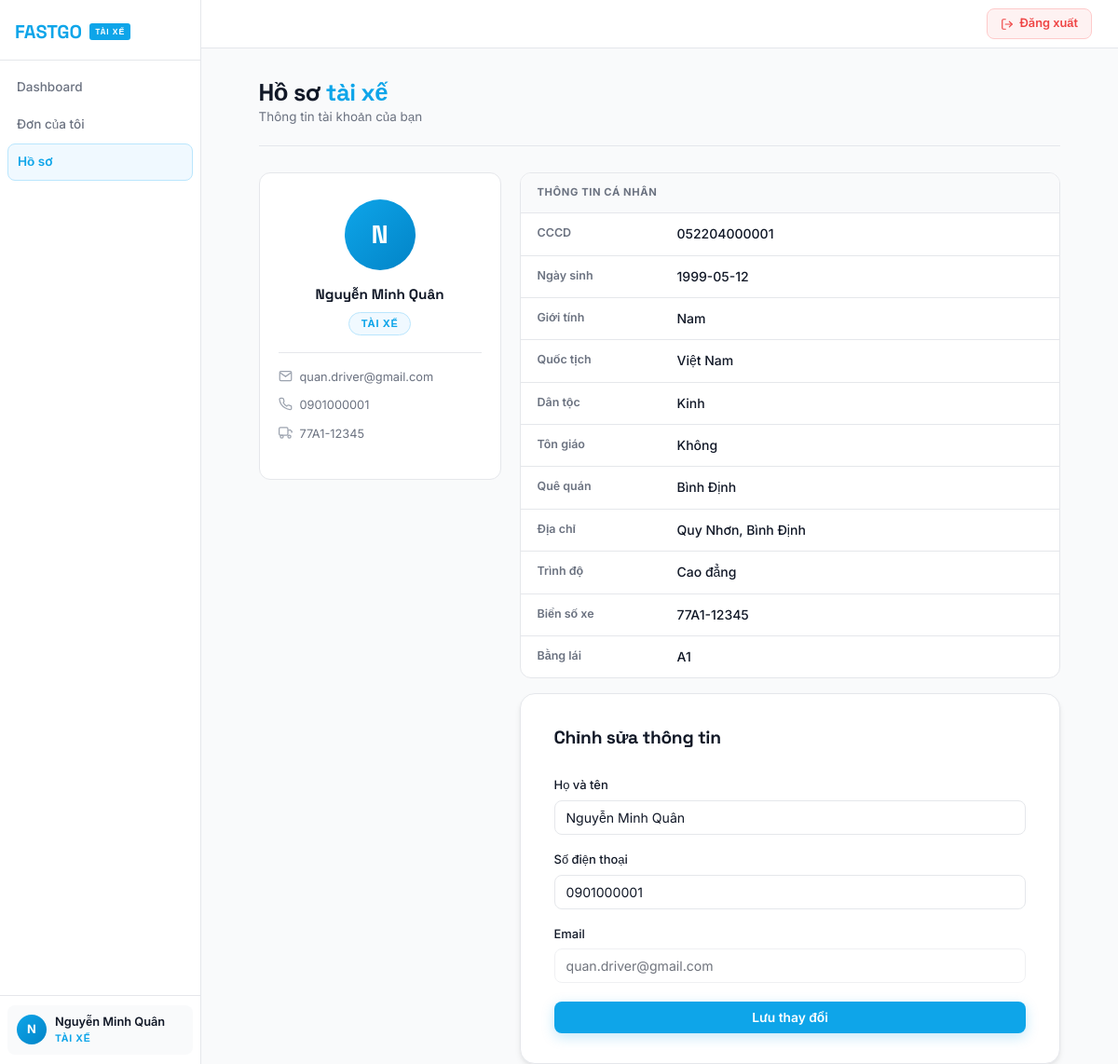
The page /driver/profile.php (signed in) on the database its author committed.
### tables this page shows
CREATE TABLE `users` (
  `id` int(11) NOT NULL,
  `fullname` varchar(255) NOT NULL,
  `email` varchar(255) NOT NULL,
  `phone` varchar(20) DEFAULT NULL,
  `password` varchar(255) NOT NULL,
  `role` enum('admin','staff','driver','customer') DEFAULT 'customer',
  `status` enum('active','locked') NOT NULL DEFAULT 'active',
  `cccd` varchar(20) DEFAULT NULL,
  `birthdate` date DEFAULT NULL,
  `education` varchar(100) DEFAULT NULL,
  `vehicle_plate` varchar(20) DEFAULT NULL,
  `address` text DEFAULT NULL,
  `hometown` varchar(255) DEFAULT NULL,
  `ethnicity` varchar(100) DEFAULT NULL,
  `gender` varchar(20) DEFAULT NULL,
  `nationality` varchar(100) DEFAULT NULL,
  `religion` varchar(100) DEFAULT NULL,
  `license_type` varchar(20) DEFAULT NULL,
  `created_at` timestamp NOT NULL DEFAULT current_timestamp()
);

### driver/profile.php (the view, shortened to what this page needs)
<?php
require "../includes/db.php";
$user_id = $_SESSION['user']['id'];
$stmt = $conn->prepare("SELECT * FROM users WHERE id=?");
$stmt->execute([$user_id]);
$driver = $stmt->fetch(PDO::FETCH_ASSOC);
include "../includes/header-nhanvien.php";
?>
<div class="page-header">
    <div>
        <h2>Hồ sơ <span>tài xế</span></h2>
        <p style="color:var(--text-muted);font-size:.84rem;margin:0;">Thông tin tài khoản của bạn</p>
    </div>
</div>
<div class="profile-layout">
    <div class="profile-sidebar">
        <div class="avatar-circle"><?= $initials ?></div>
        <div class="profile-name"><?= htmlspecialchars($driver['fullname']) ?></div>
        <div class="profile-role">Tài xế</div>
        <div class="profile-meta">
            <div class="profile-meta-item">
                <svg viewBox="0 0 24 24"><path d="M4 4h16c1.1 0 2 .9 2 2v12c0 1.1-.9 2-2 2H4c-1.1 0-2-.9-2-2V6c0-1.1.9-2 2-2z"/><polyline points="22,6 12,13 2,6"/></svg>
                <span style="word-break:break-all"><?= htmlspecialchars($driver['email']) ?></span>
            </div>
            <?php if ($driver['phone']): ?>
            <div class="profile-meta-item">
                <span><?= htmlspecialchars($driver['phone']) ?></span>
            </div>
            <?php endif; ?>
            <?php if ($driver['vehicle_plate']): ?>
            <div class="profile-meta-item">
                <svg viewBox="0 0 24 24"><rect x="1" y="3" width="15" height="13" rx="2"/><path d="m16 8 4-1 3 3-1 2"/><circle cx="5.5" cy="18.5" r="2.5"/><circle cx="18.5" cy="18.5" r="2.5"/></svg>
                <span><?= htmlspecialchars($driver['vehicle_plate']) ?></span>
            </div>
            <?php endif; ?>
        </div>
    </div>
    <div>
        <div class="info-section">
            <div class="info-section-title">Thông tin cá nhân</div>
            <?php
            $fields = [
                'CCCD'            => $driver['cccd'],
                'Ngày sinh'       => $driver['birthdate'],
                'Giới tính'       => $driver['gender'],
                'Quốc tịch'       => $driver['nationality'],
                'Dân tộc'         => $driver['ethnicity'],
                'Tôn giáo'        => $driver['religion'],
                'Quê quán'        => $driver['hometown'],
                'Địa chỉ'         => $driver['address'],
                'Trình độ'        => $driver['education'],
                'Biển số xe'      => $driver['vehicle_plate'],
                'Bằng lái'        => $driver['license_type'],
            ];
            foreach ($fields as $k => $v): if (!$v) continue; ?>
            <div class="info-row">
                <span class="info-key"><?= $k ?></span>
                <span class="info-val"><?= htmlspecialchars($v) ?></span>
            </div>
            <?php endforeach; ?>
        </div>
        <div class="form-card" style="max-width:100%">
            <h2>Chỉnh sửa thông tin</h2>
            <form method="POST">
                <div class="form-group">
                    <label>Họ và tên</label>
                    <input type="text" name="fullname" value="<?= htmlspecialchars($driver['fullname']) ?>" required>
                </div>
                <div class="form-group">
                    <label>Số điện thoại</label>
                    <input type="text" name="phone" value="<?= htmlspecialchars($driver['phone'] ?? '') ?>">
                </div>
                <div class="form-group">
                    <label>Email</label>
                    <input type="email" value="<?= htmlspecialchars($driver['email']) ?>" disabled style="opacity:.6;cursor:not-allowed">
                </div>
                <button type="submit" style="width:100%;margin-top:4px">Lưu thay đổi</button>
            </form>
        </div>
    </div>
</div>
<?php include "../includes/footer.php"; ?>

### includes/header-nhanvien.php (shortened to what this page needs)
<?php
$user     = $_SESSION['user'] ?? null;
$role     = $user['role'] ?? 'staff';
$fullname = $user['fullname'] ?? '';
$initials = mb_strtoupper(mb_substr($fullname, 0, 1));
$current  = basename($_SERVER['PHP_SELF']);
$is_driver = ($role === 'driver');
if ($is_driver) {
    $nav = [
        'dashboard.php'  => ['label' => 'Dashboard',    'icon' => 'dashboard', 'path' => '/FASTGO/driver/'],
        'my-orders.php'  => ['label' => 'Đơn của tôi',  'icon' => 'myorders',  'path' => '/FASTGO/driver/'],
        'profile.php'    => ['label' => 'Hồ sơ',        'icon' => 'profile',   'path' => '/FASTGO/driver/'],
    ];
    $role_label = 'Tài xế';
}
?>
<!DOCTYPE html>
<html lang="vi">
<head>
<link rel="stylesheet" href="/FASTGO/assets/css/style.css">
</head>
<body class="has-sidebar">
<aside class="sidebar">
    <div class="sidebar-brand">
        <a href="dashboard.php" class="sidebar-logo">
            FASTGO
            <span class="sidebar-panel-badge"><?= $role_label ?></span>
        </a>
    </div>
    <nav class="sidebar-nav">
        <?php foreach ($nav as $file => $item): ?>
        <a href="<?= $item['path'] . $file ?>"
           class="sidebar-link <?= $current === $file ? 'active' : '' ?>">
            <?= $item['label'] ?>
        </a>
        <?php endforeach; ?>
    </nav>
    <div class="sidebar-footer">
        <div class="sidebar-user">
            <div class="sidebar-avatar"><?= $initials ?></div>
            <div class="sidebar-userinfo">
                <div class="sidebar-username"><?= htmlspecialchars($fullname) ?></div>
                <div class="sidebar-role"><?= $role_label ?></div>
            </div>
        </div>
    </div>
</aside>
<div class="sidebar-content">
    <header class="topbar-slim">
        <a href="/FASTGO/auth/logout.php" class="logout-btn">
            <svg width="14" height="14" viewBox="0 0 24 24" fill="none" stroke="currentColor" stroke-width="2" stroke-linecap="round" stroke-linejoin="round"><path d="M9 21H5a2 2 0 0 1-2-2V5a2 2 0 0 1 2-2h4"/><polyline points="16 17 21 12 16 7"/><line x1="21" y1="12" x2="9" y2="12"/></svg>
            Đăng xuất
        </a>
    </header>
    <div class="container">

### driver/profile.php (style rules this page uses)
.profile-layout { display: grid; grid-template-columns: 260px 1fr; gap: 20px; }
.profile-sidebar { background: var(--surface); border-radius: var(--radius); border: 1px solid var(--border); padding: 28px 20px; text-align: center; height: fit-content; }
.avatar-circle { width: 76px; height: 76px; border-radius: 50%; background: linear-gradient(135deg, var(--role-color), var(--role-mid)); color: #fff; font-family: 'Space Grotesk', sans-serif; font-size: 1.7rem; font-weight: 700; display: flex; align-items: center; justify-content: center; margin: 0 auto 14px; }
.profile-name { font-family: 'Space Grotesk', sans-serif; font-size: .95rem; font-weight: 700; color: var(--text); }
.profile-role { display: inline-block; background: var(--role-light); color: var(--role-color); border: 1px solid var(--role-border); border-radius: 20px; padding: 3px 12px; font-size: .68rem; font-weight: 700; margin-top: 6px; text-transform: uppercase; letter-spacing: .8px; }
.profile-meta { margin-top: 18px; padding-top: 16px; border-top: 1px solid var(--border); text-align: left; }
.profile-meta-item { display: flex; gap: 8px; font-size: .8rem; color: var(--text-muted); margin-bottom: 10px; align-items: flex-start; }
.profile-meta-item svg { width:15px; height:15px; stroke:var(--text-light); fill:none; stroke-width:2; flex-shrink:0; margin-top:1px; }
.info-section { background: var(--surface); border-radius: var(--radius); border: 1px solid var(--border); overflow: hidden; margin-bottom: 16px; }
.info-section-title { padding: 12px 18px; border-bottom: 1px solid var(--border); background: var(--surface-2); font-size: .7rem; font-weight: 700; color: var(--text-muted); text-transform: uppercase; letter-spacing: .6px; }
.info-row { display: flex; padding: 11px 18px; border-bottom: 1px solid var(--border); }
.info-row:last-child { border-bottom: none; }
.info-key { font-size: .78rem; font-weight: 600; color: var(--text-muted); width: 150px; flex-shrink: 0; }
.info-val { font-size: .875rem; color: var(--text); font-weight: 500; }

### rows shown on the page
users: role "TÀI XẾ", fullname "N", fullname "Nguyễn Minh Quân", email "quan.driver@gmail.com", phone "0901000001", vehicle_plate "77A1-12345", cccd "052204000001", birthdate "1999-05-12", gender "Nam", nationality "Việt Nam", ethnicity "Kinh", religion "Không", hometown "Bình Định", address "Quy Nhơn, Bình Định", education "Cao đẳng", license_type "A1"

### other values the page prints
$item['label'] "Dashboard"
$item['label'] "Đơn của tôi"
$item['label'] "Hồ sơ"
$k "CCCD"
$k "Ngày sinh"
$k "Giới tính"
$k "Quốc tịch"
$k "Dân tộc"
$k "Tôn giáo"
$k "Quê quán"
$k "Địa chỉ"
$k "Trình độ"
$k "Biển số xe"
$k "Bằng lái"
